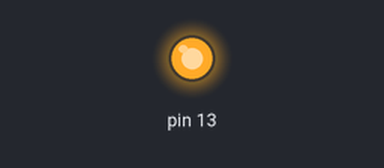
A sketch run on a simulated Arduino Uno, built with avr-gcc and run on an emulated ATmega328P. On the bench: output pins drawn as LEDs (lit = HIGH).

Above: at 0.5 s.
At 1.5 s:
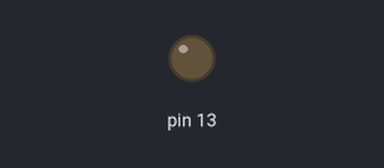
Timing chart, 0 to 5.2 s (numbered marks = the images above):
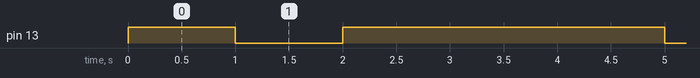

Measured:
- by itself, pin 13: repeats every 4.0 s: LOW 1.0 s, HIGH 3.0 s

The sketch:

sketch.ino
```cpp
void setup()
{
    pinMode(13,HIGH);
}
void loop()
{
	digitalWrite(13,HIGH);
    delay(1000);
    digitalWrite(13,LOW);
    delay(1000);
    digitalWrite(13,HIGH);
    delay(2000);
}
```
